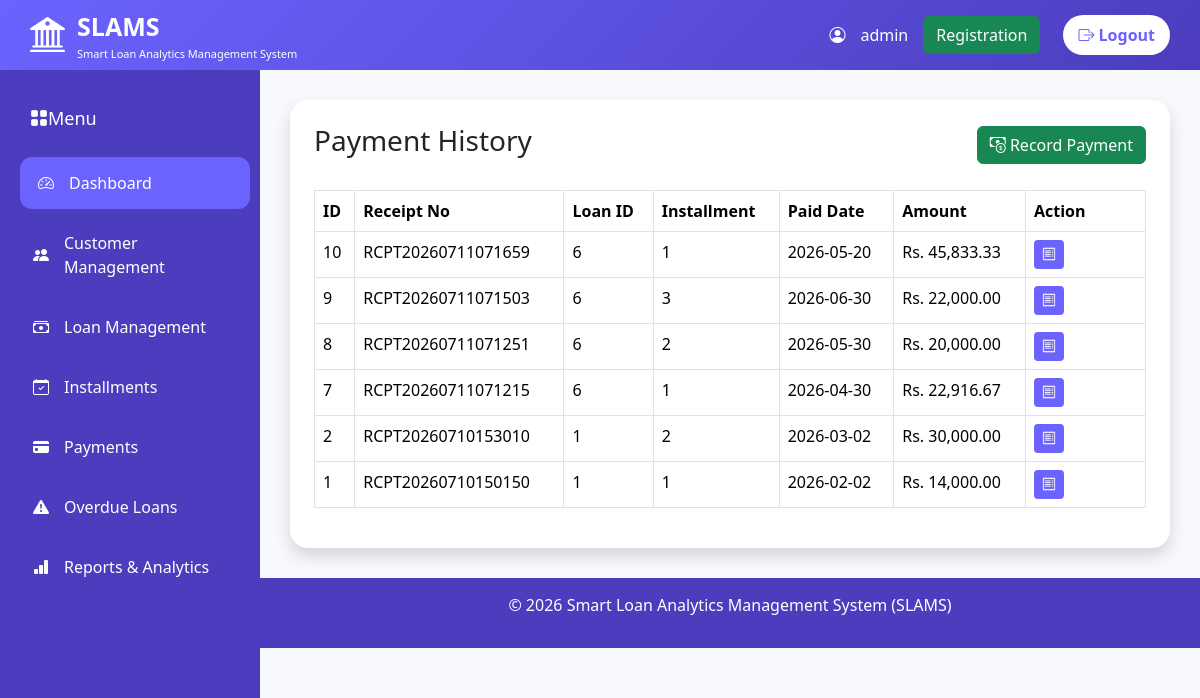
Page /payments/payment_history.php (signed in) on the committed database.
### tables this page shows
CREATE TABLE `payments` (
  `id` int(11) NOT NULL,
  `receipt_no` varchar(30) DEFAULT NULL,
  `installment_id` int(11) DEFAULT NULL,
  `paid_date` date DEFAULT NULL,
  `amount` decimal(10,2) DEFAULT NULL
);

CREATE TABLE `installments` (
  `id` int(11) NOT NULL,
  `installment_no` int(11) DEFAULT NULL,
  `loan_id` int(11) DEFAULT NULL,
  `due_date` date DEFAULT NULL,
  `amount` decimal(10,2) DEFAULT NULL,
  `status` varchar(20) DEFAULT 'unpaid'
);

### payments/payment_history.php (the view, shortened to what this page needs)
<?php
include "../config/auth.php";
include "../includes/header.php";
include "../includes/navbar.php";
include "../includes/sidebar.php";
$sql = "
SELECT
payments.*,
installments.loan_id,
installments.installment_no
FROM payments
INNER JOIN installments
ON payments.installment_id=installments.id
ORDER BY payments.id DESC
";
$result = $conn->query($sql);
?>
<div class="content">
<div class="card shadow p-4">
<div class="d-flex justify-content-between align-items-center mb-4">
<h3>Payment History</h3>
<a href="add_payment.php" class="btn btn-success">
<i class="bi bi-cash-coin"></i>
Record Payment
</a>
</div>
<table class="table table-bordered table-hover">
<thead>
<tr>
<th>ID</th>
<th>Receipt No</th>
<th>Loan ID</th>
<th>Installment</th>
<th>Paid Date</th>
<th>Amount</th>
<th width="120">Action</th>
</tr>
</thead>
<tbody>
<?php
if($result && $result->num_rows>0){
while($row=$result->fetch_assoc()){
?>
<tr>
<td><?= $row['id']; ?></td>
<td><?= $row['receipt_no']; ?></td>
<td><?= $row['loan_id']; ?></td>
<td><?= $row['installment_no']; ?></td>
<td><?= $row['paid_date']; ?></td>
<td>
Rs. <?= number_format($row['amount'],2); ?>
</td>
<td>
<a href="receipt.php?id=<?php echo $row['id']; ?>"
class="btn btn-primary btn-sm">
<i class="bi bi-receipt"></i>
</a>
</td>
</tr>
<?php
}
}
?>
</tbody>
</table>
</div>
</div>
<?php
include "../includes/footer.php";
?>s

### assets/css/style.css (style rules this page uses)
* { box-sizing:border-box; }
body { margin:0; font-family:Arial, sans-serif sans-serif; background:#f5f3ff; }
* { margin:0; padding:0; box-sizing:border-box; }
body { background:#F8F9FC; font-family:'Segoe UI',sans-serif; }
.content { margin-left:260px; padding:100px 30px 30px; }
.card { border:none; border-radius:18px; box-shadow:0 10px 25px rgba(0,0,0,0.08); }
.btn-primary { background:#6C63FF; border:none; }
.table thead { background:#6C63FF; color:white; }

### rows in the picture
payments: id "10", receipt_no "RCPT20260711071659", installment.loan_id "6", installment.installment_no "1", paid_date "2026-05-20", amount "45,833.33"
payments: id "9", receipt_no "RCPT20260711071503", installment.loan_id "6", installment.installment_no "3", paid_date "2026-06-30", amount "22,000.00"
payments: id "8", receipt_no "RCPT20260711071251", installment.loan_id "6", installment.installment_no "2", paid_date "2026-05-30", amount "20,000.00"
payments: id "7", receipt_no "RCPT20260711071215", installment.loan_id "6", installment.installment_no "1", paid_date "2026-04-30", amount "22,916.67"
payments: id "2", receipt_no "RCPT20260710153010", installment.loan_id "1", installment.installment_no "2", paid_date "2026-03-02", amount "30,000.00"
payments: id "1", receipt_no "RCPT20260710150150", installment.loan_id "1", installment.installment_no "1", paid_date "2026-02-02", amount "14,000.00"

### other values in the picture
$_SESSION['name'] "admin"
